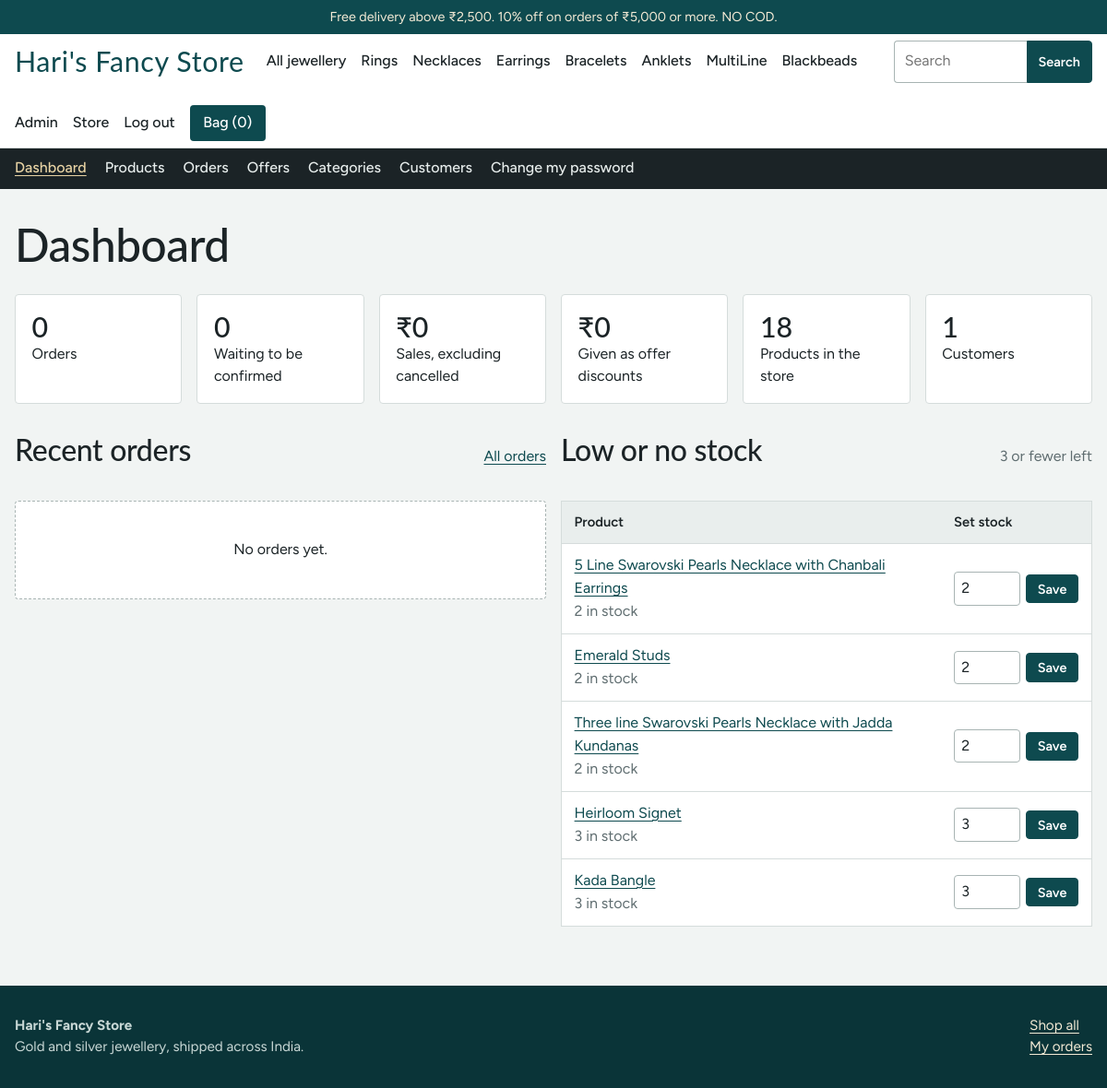
The page /admin (signed in) on the database its author committed.
### tables this page shows
CREATE TABLE categories (
  id INTEGER PRIMARY KEY AUTOINCREMENT,
  name TEXT NOT NULL UNIQUE,
  slug TEXT NOT NULL UNIQUE
);

CREATE TABLE users (
  id INTEGER PRIMARY KEY AUTOINCREMENT,
  name TEXT NOT NULL,
  email TEXT NOT NULL UNIQUE,
  password_hash TEXT NOT NULL,
  is_admin INTEGER NOT NULL DEFAULT 0,
  created_at TEXT NOT NULL DEFAULT CURRENT_TIMESTAMP
);

CREATE TABLE products (
  id INTEGER PRIMARY KEY AUTOINCREMENT,
  name TEXT NOT NULL,
  description TEXT NOT NULL DEFAULT '',
  category_id INTEGER REFERENCES categories(id) ON DELETE SET NULL,
  material TEXT NOT NULL DEFAULT '',
  price INTEGER NOT NULL CHECK (price >= 0),
  stock INTEGER NOT NULL DEFAULT 0 CHECK (stock >= 0),
  image TEXT,
  active INTEGER NOT NULL DEFAULT 1,
  created_at TEXT NOT NULL DEFAULT CURRENT_TIMESTAMP
, mrp INTEGER NOT NULL DEFAULT 0);

### app.py (the view)
@app.route("/admin")
@admin_required
def admin_dashboard():
    db = get_db()
    one = lambda sql, *a: db.execute(sql, a).fetchone()[0]
    stats = {
        "orders": one("SELECT COUNT(*) FROM orders"),
        "pending": one("SELECT COUNT(*) FROM orders WHERE status='Pending'"),
        "revenue": one("SELECT COALESCE(SUM(total),0) FROM orders WHERE status!='Cancelled'"),
        "products": one("SELECT COUNT(*) FROM products WHERE active=1"),
        "customers": one("SELECT COUNT(*) FROM users WHERE is_admin=0"),
        "discounts": one("SELECT COALESCE(SUM(discount),0) FROM orders WHERE status!='Cancelled'"),
    }
    low = db.execute("SELECT * FROM products WHERE active=1 AND stock<=? ORDER BY stock, name",
                     (LOW_STOCK,)).fetchall()
    recent = db.execute("SELECT * FROM orders ORDER BY id DESC LIMIT 8").fetchall()
    return render_template("admin/dashboard.html", s=stats, low=low, recent=recent, low_at=LOW_STOCK)

### app.py (called while the page is built)
def get_db():
    if "db" not in g:
        conn = sqlite3.connect(DB_PATH, isolation_level=None, timeout=15)
        conn.row_factory = sqlite3.Row
        conn.execute("PRAGMA foreign_keys = ON")
        conn.execute("PRAGMA journal_mode = WAL")
        g.db = conn
    return g.db

def inr(n):
    n = int(n or 0)
    s = str(abs(n))
    if len(s) > 3:
        head, tail = s[:-3], s[-3:]
        parts = []
        while len(head) > 2:
            parts.insert(0, head[-2:])
            head = head[:-2]
        if head:
            parts.insert(0, head)
        s = ",".join(parts + [tail])
    return ("-" if n < 0 else "") + "₹" + s

def offer_short(o):
    return f"{o['value']}% off" if o["kind"] == "percent" else f"{inr(o['value'])} off"

def offer_text(o):
    when = f"on orders of {inr(o['min_subtotal'])} or more" if o["min_subtotal"] else "on every order"
    cap = f" (up to {inr(o['max_discount'])})" if o["kind"] == "percent" and o["max_discount"] else ""
    return f"{offer_short(o)} {when}{cap}"

@app.before_request
def load_user():
    g.user = None
    uid = session.get("user_id")
    if uid:
        g.user = get_db().execute("SELECT * FROM users WHERE id=?", (uid,)).fetchone()
        if g.user is None:
            session.pop("user_id", None)

@app.before_request
def csrf_protect():
    if request.method == "POST":
        token = session.get("csrf")
        if not token or not secrets.compare_digest(token, request.form.get("csrf", "")):
            abort(400, "Your session expired. Go back, reload the page and try again.")

def csrf_token():
    if "csrf" not in session:
        session["csrf"] = secrets.token_hex(16)
    return session["csrf"]

@app.context_processor
def inject():
    bag = session.get("bag") or {}
    return {
        "store_name": STORE_NAME,
        "user": g.get("user"),
        "bag_count": sum(int(q) for q in bag.values()),
        "nav_categories": get_db().execute(
            "SELECT * FROM categories ORDER BY id").fetchall(),
        "top_offers": [offer_text(o) for o in get_db().execute(
            "SELECT * FROM offers WHERE active=1 AND code IS NULL "
            "AND (expires_on IS NULL OR expires_on >= ?) ORDER BY min_subtotal LIMIT 2",
            (date.today().isoformat(),))],
        "statuses": ORDER_STATUSES,
        "free_ship": FREE_SHIPPING_ABOVE,
        "ship_fee": SHIPPING_FEE,
        "pay_labels": PAYMENT_LABELS,
    }

### templates/admin/dashboard.html (shortened to what this page needs)
{% extends "admin/base.html" %}
{% from "_macros.html" import csrf %}
{% block content %}
<div class="wrap page-pad">
  <h1>Dashboard</h1>
  <div class="stats">
    <div class="stat"><b>{{ s.orders }}</b>Orders</div>
    <div class="stat"><b>{{ s.pending }}</b>Waiting to be confirmed</div>
    <div class="stat"><b>{{ s.revenue|inr }}</b>Sales, excluding cancelled</div>
    <div class="stat"><b>{{ s.discounts|inr }}</b>Given as offer discounts</div>
    <div class="stat"><b>{{ s.products }}</b>Products in the store</div>
    <div class="stat"><b>{{ s.customers }}</b>Customers</div>
  </div>
  <div class="grid2" style="align-items:start">
    <div>
      <div class="sechead"><h2>Recent orders</h2><a href="{{ url_for('admin_orders') }}">All orders</a></div>
      {% if recent %}
      <div class="tablewrap"><table>
        <thead><tr><th>Order</th><th>Status</th><th class="num">Total</th></tr></thead>
        <tbody>{% for o in recent %}
          <tr><td><a href="{{ url_for('admin_order', oid=o.id) }}">{{ o.id|order_no }}</a><br><span class="muted">{{ o.created_at|date }}</span></td>
          <td><span class="badge {{ o.status|lower }}">{{ o.status }}</span></td><td class="num">{{ o.total|inr }}</td></tr>
        {% endfor %}</tbody>
      </table></div>
      {% else %}<div class="empty">No orders yet.</div>{% endif %}
    </div>
    <div>
      <div class="sechead"><h2>Low or no stock</h2><span class="muted">{{ low_at }} or fewer left</span></div>
      {% if low %}
      <div class="tablewrap"><table>
        <thead><tr><th>Product</th><th>Set stock</th></tr></thead>
        <tbody>{% for p in low %}
          <tr><td><a href="{{ url_for('admin_product_edit', pid=p.id) }}">{{ p.name }}</a><br><span class="muted">{{ p.stock }} in stock</span></td>
          <td><form method="post" action="{{ url_for('admin_product_stock', pid=p.id) }}" class="inline">{{ csrf() }}
            <input id="s{{ p.id }}" type="number" name="stock" min="0" value="{{ p.stock }}"><button class="btn small" type="submit">Save</button></form></td></tr>
        {% endfor %}</tbody>
      </table></div>
      {% else %}<div class="empty">Every product has enough stock.</div>{% endif %}
    </div>
  </div>
</div>
{% endblock %}

### templates/base.html (shortened to what this page needs)
<!doctype html>
<html lang="en">
<head>
<link rel="stylesheet" href="{{ url_for('static', filename='style.css') }}">
</head>
<body>
<div class="top">Free delivery above {{ free_ship|inr }}.{% for t in top_offers %} {{ t }}.{% endfor %} NO COD.</div>
<header class="site">
  <div class="wrap bar">
    <a class="logo" href="{{ url_for('home') }}">{{ store_name }}</a>
    <nav class="main" aria-label="Categories">
      <a href="{{ url_for('shop') }}">All jewellery</a>
      {% for c in nav_categories %}<a href="{{ url_for('shop', cat=c.slug) }}">{{ c.name }}</a>{% endfor %}
    </nav>
    <form class="search" action="{{ url_for('shop') }}" role="search">
      <input id="q" name="q" type="search" placeholder="Search" value="{{ request.args.get('q','') }}">
      <button class="btn small" type="submit">Search</button>
    </form>
    <div class="acct">
      {% if user %}
        {% if user.is_admin %}<a href="{{ url_for('admin_dashboard') }}">Admin</a>{% endif %}
        <a href="{{ url_for('account') }}">{{ user.name.split()[0] }}</a>
        <form method="post" action="{{ url_for('logout') }}"><input type="hidden" name="csrf" value="{{ csrf_token() }}"><button class="link" type="submit">Log out</button></form>
      {% else %}
        <a href="{{ url_for('login') }}">Log in</a>
      {% endif %}
      <a class="bagbtn" href="{{ url_for('bag') }}">Bag ({{ bag_count }})</a>
    </div>
  </div>
</header>
{% block admin_nav %}{% endblock %}
<main>
  {% block content %}{% endblock %}
</main>
<footer class="site">
  <div class="wrap">
    <div><strong>{{ store_name }}</strong><br>Gold and silver jewellery, shipped across India.</div>
    <div><a href="{{ url_for('shop') }}">Shop all</a><br><a href="{{ url_for('account') }}">My orders</a></div>
  </div>
</footer>
</body>
</html>

### static/style.css (style rules this page uses)
:root { --pearl: #F1F4F3; --paper: #FFFFFF; --ink: #1B2326; --muted: #5F6D70; --line: #D5DCDB; --teal: #0E4A4F; --teal-deep: #0A3438; --gold: #B5832A; --gold-soft: #E8D3A4; --ruby: #9B1C3A; --ok: #2F6B45; --radius: 4px; --display: "Nunito Sans", "Lato", Georgia, serif; --body: "Figtree", system-ui, -apple-system, "Segoe UI", sans-serif; }
* { box-sizing: border-box; }
html { -webkit-text-size-adjust: 100%; }
body { margin: 0; background: var(--pearl); color: var(--ink); font: 400 16px/1.55 var(--body); }
a { color: var(--teal); text-underline-offset: 3px; }
h1, h2, h3 { font-family: var(--display); font-weight: 500; line-height: 1.15; margin: 0 0 .5em; letter-spacing: -.01em; }
h1 { font-size: clamp(2rem, 4.5vw, 3.1rem); }
h2 { font-size: clamp(1.5rem, 3vw, 2rem); }
.muted { color: var(--muted); }
.wrap { width: min(1180px, 100% - 2rem); margin-inline: auto; }
.top { background: var(--teal); color: #F4EBD6; font-size: .9rem; text-align: center; padding: .45rem 1rem; }
header.site { background: var(--paper); border-bottom: 1px solid var(--line); position: sticky; top: 0; z-index: 20; }
.bar { display: flex; align-items: center; gap: 1.5rem; min-height: 68px; flex-wrap: wrap; padding-block: .4rem; }
.logo { font-family: var(--display); font-size: 1.9rem; color: var(--teal); text-decoration: none; letter-spacing: .02em; }
nav.main { display: flex; gap: 1rem; flex-wrap: wrap; }
nav.main a, .acct a, .acct button.link { color: var(--ink); text-decoration: none; font-weight: 500; }
.search { margin-left: auto; display: flex; }
.search input { width: 9rem; border-radius: var(--radius) 0 0 var(--radius); border-right: 0; }
.search button { border-radius: 0 var(--radius) var(--radius) 0; padding-inline: .9rem; }
.acct { display: flex; gap: 1rem; align-items: center; }
.bagbtn { background: var(--teal); color: #fff !important; padding: .45rem .9rem; border-radius: var(--radius); }
button.link { background: none; border: 0; padding: 0; font: inherit; cursor: pointer; color: var(--ink); }
input, select, textarea { font: inherit; color: var(--ink); background: var(--paper); border: 1px solid #A8B4B3; border-radius: var(--radius); padding: .6rem .7rem; width: 100%; }
.btn { display: inline-block; background: var(--teal); color: #fff; border: 1px solid var(--teal); border-radius: var(--radius); padding: .7rem 1.3rem; font: 600 1rem var(--body); cursor: pointer; text-decoration: none; text-align: center; }
.btn.small { padding: .35rem .75rem; font-size: .9rem; }
.grid2 { display: grid; grid-template-columns: 1fr 1fr; gap: 1rem; }
.sechead { display: flex; justify-content: space-between; align-items: baseline; gap: 1rem; margin-bottom: 1.25rem; flex-wrap: wrap; }
.empty { background: var(--paper); border: 1px dashed #A8B4B3; padding: 2.5rem 1.5rem; text-align: center; border-radius: var(--radius); }
table { width: 100%; border-collapse: collapse; background: var(--paper); border: 1px solid var(--line); }
th, td { text-align: left; padding: .7rem .85rem; border-bottom: 1px solid var(--line); vertical-align: middle; }
th { background: #E9EEED; font-weight: 600; font-size: .92rem; }
.tablewrap { overflow-x: auto; }
footer.site { background: var(--teal-deep); color: #C9D8D6; margin-top: 3rem; padding-block: 2rem; font-size: .95rem; }
footer.site a { color: #F4EBD6; }
footer.site .wrap { display: flex; gap: 2rem; justify-content: space-between; flex-wrap: wrap; }
.stats { display: grid; grid-template-columns: repeat(auto-fit, minmax(170px, 1fr)); gap: 1rem; margin-bottom: 2rem; }
.stat { background: var(--paper); border: 1px solid var(--line); border-radius: var(--radius); padding: 1rem 1.1rem; }
.stat b { display: block; font: 500 1.9rem var(--display); }
.inline { display: inline-flex; gap: .35rem; align-items: center; }
.inline input { width: 4.5rem; padding: .3rem .45rem; }
.page-pad { padding-block: 2rem 1rem; }

### rows shown on the page
categories: name "Rings"
categories: name "Necklaces"
categories: name "Earrings"
categories: name "Bracelets"
categories: name "Anklets"
categories: name "MultiLine"
categories: name "Blackbeads"
users: name "Store"
products: name "5 Line Swarovski Pearls Necklace with Chanbali Earrings", stock "2"
products: name "Emerald Studs", stock "2"
products: name "Three line Swarovski Pearls Necklace with Jadda Kundanas", stock "2"
products: name "Heirloom Signet", stock "3"
products: name "Kada Bangle", stock "3"

### other values the page prints
{{ free_ship|inr }} "₹2,500"
{{ t }} "10% off on orders of ₹5,000 or more"
{{ store_name }} "Hari's Fancy Store"
{{ bag_count }} "0"
{{ s.orders }} "0"
{{ s.pending }} "0"
{{ s.revenue|inr }} "₹0"
{{ s.discounts|inr }} "₹0"
{{ s.products }} "18"
{{ s.customers }} "1"
{{ low_at }} "3"
